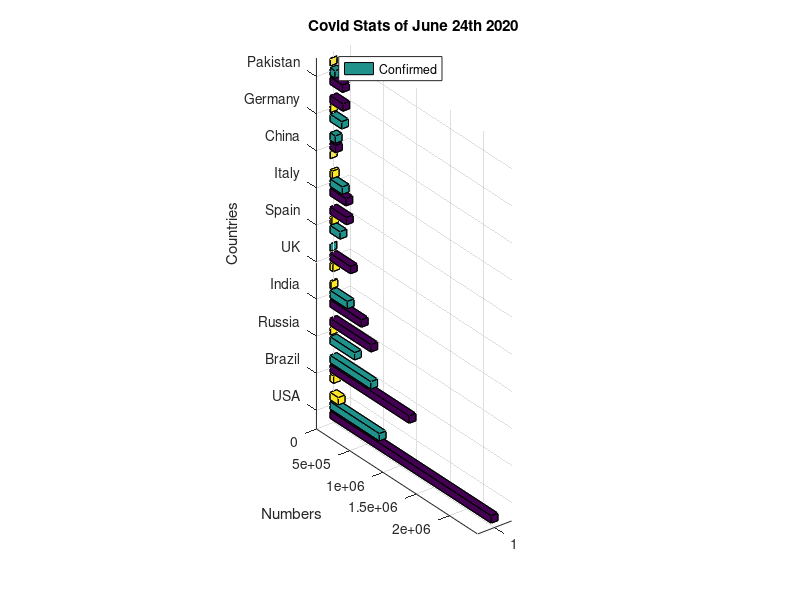

MATLAB code for this plot:
% MATLAB program to plot the total number of COVID19 Cases (till date. ie, 24th June 2020) in any 10 countries of your choice using bar plots.

clc;
clear all;
close all;
y=[2423315 740000 123766; 1189436 613000 54145; 614425 369000 8666; 470933 259000 14788; 306921 0 42927; 247000 150000 28325; 239113 185000 34693; 83442 78428 4634; 193503 176000 8996; 188946 73471 3800;];
bar3h(y,'grouped');
set(gca,'zticklabel',{'USA', 'Brazil', 'Russia', 'India', 'UK', 'Spain', 'Italy', 'China', 'Germany', 'Pakistan'});
ylabel('Numbers');
zlabel('Countries');
title('Covid Stats of June 24th 2020');
legend('Confirmed', 'Recovered', 'Death');
